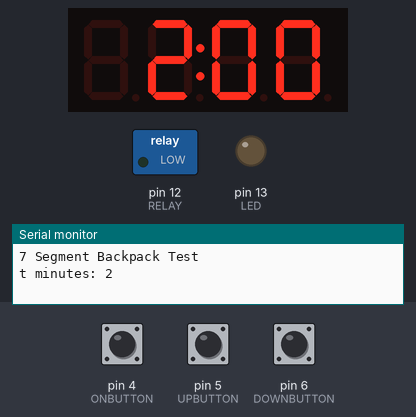
Recording of a sketch running on a simulated Arduino Uno, built with avr-gcc and run on an emulated ATmega328P. Parts: 4-digit seven-segment display, switched loads named in the sketch (green lamp = pin HIGH), output pins drawn as LEDs (lit = HIGH), the last lines printed to the serial monitor. Dashed ring = blinking. Inputs (shaded band) come from the test bench; at power-on: pin 4 (ONBUTTON) HIGH, pin 5 (UPBUTTON) HIGH, pin 6 (DOWNBUTTON) HIGH.

Above: at 2.2 s.
2.3 s: pin 4 (ONBUTTON) pulled LOW for 0.15 s
At 2.7 s:
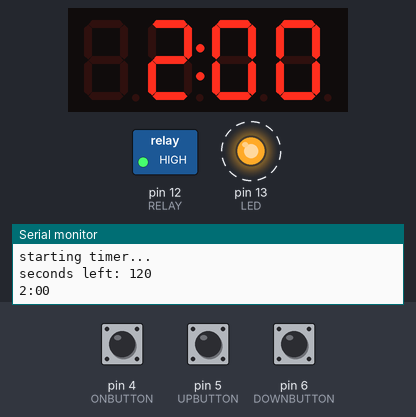
5.3 s: pin 4 (ONBUTTON) pulled LOW for 1 s
At 6.2 s:
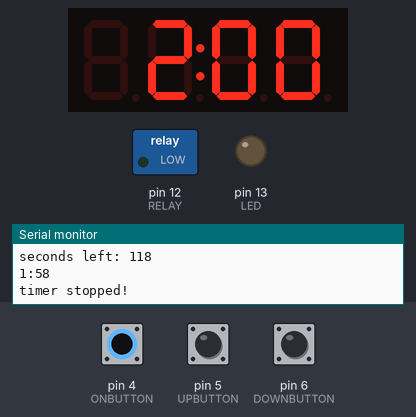
7.8 s: pin 5 (UPBUTTON) pulled LOW for 3.2 s
At 8.1 s:
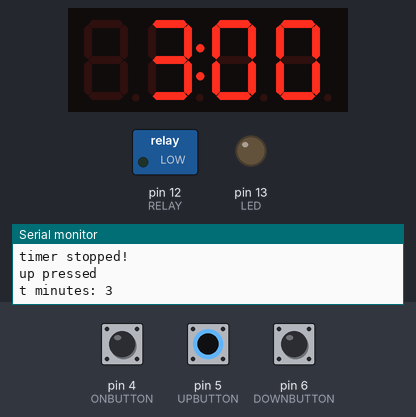
12.5 s: pin 6 (DOWNBUTTON) pulled LOW for 0.15 s
At 12.9 s:
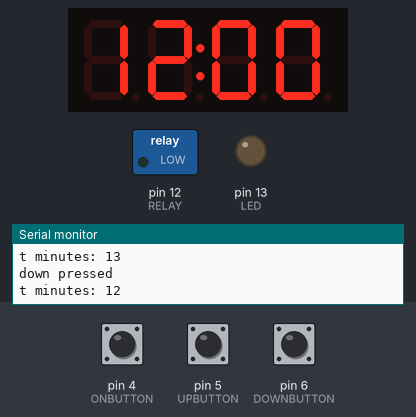
14.1 s: pin 6 (DOWNBUTTON) pulled LOW for 1 s
At 15.4 s:
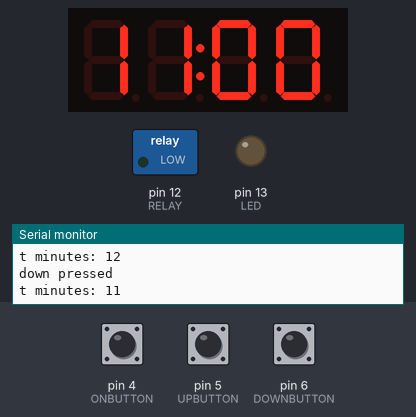
16.6 s: pin 6 (DOWNBUTTON) pulled LOW for 3.2 s
At 17.3 s:
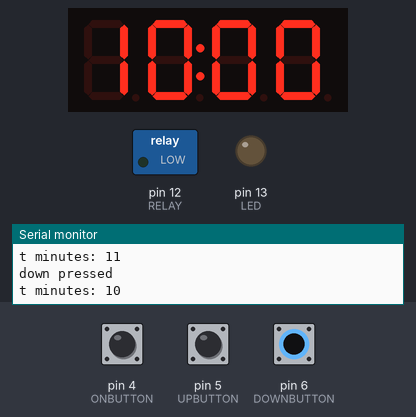
Timing chart, 0 to 19.6 s (numbered marks = the images above; inputs shaded):
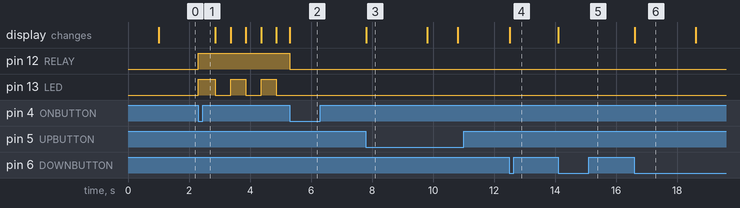

The sketch:

alarm_silencer.ino
```cpp
#include <Wire.h> // Enable this line if using Arduino Uno, Mega, etc.
#include <Adafruit_GFX.h>
#include "Adafruit_LEDBackpack.h"

// Module connection pins (Digital Pins)
#define ONBUTTON 4
#define UPBUTTON 5
#define DOWNBUTTON 6
#define LED 13
#define RELAY 12

bool countdown = false;
bool sleep = false;
int t = 2; //time duration to disable alarm in minutes
int s = t * 60; //time duration of t in seconds
int secondsPassed = 0; //for the timer
int upButtonState = 0;         // current state of the button
int lastUpButtonState = 0;     // previous state of the button
int downButtonState = 0;         // current state of the button
int lastDownButtonState = 0;     // previous state of the button
int onButtonState = 0;         // current state of the button
int lastOnButtonState = 0;     // previous state of the button
long startMillis = 0;
long currentMillis = 0;
long previousMillis = 0;
long buttonHoldStartMillis = 0;
long sleepMillis = 0;
Adafruit_7segment matrix = Adafruit_7segment();

void toggleAlarm(bool disable) {
  //trigger relay & led
  if (disable)
  {
    digitalWrite(RELAY, HIGH);
    digitalWrite(LED, HIGH);
  }
  else
  {
    digitalWrite(RELAY, LOW);
    digitalWrite(LED, LOW);
  }
}

void resetTimer()
{
  toggleAlarm(false);
  countdown = false;

  //update display
  matrix.setBrightness(15);
  matrix.blinkRate(0);
  matrix.println(t * 100);
  matrix.drawColon(true);
  matrix.writeDisplay();

  //save last button press time
  sleepMillis = millis();
  sleep = false;
}

void updateClock(int secondsLeft)
{
  //update 7 segment display here
  Serial.print("seconds left: ");
  Serial.println(secondsLeft);

  int mm = floor(secondsLeft / 60);
  int ss = secondsLeft % 60;
  int mmss = (mm * 100) + ss;
  Serial.print(mm);
  Serial.print(":");
  if (ss < 10)
  {
    Serial.print("0");
    Serial.println(ss);
    //matrix.writeDigitNum(3, 0);
    //matrix.writeDigitNum(4, ss);
  }
  else
  {
    Serial.println(ss);
  }
  matrix.println(mmss);
  matrix.drawColon(true);
  matrix.writeDisplay();
}

void setup() {
  Serial.begin(9600);

  pinMode(ONBUTTON, INPUT_PULLUP); //pin for button
  pinMode(UPBUTTON, INPUT_PULLUP);
  pinMode(DOWNBUTTON, INPUT_PULLUP);
  pinMode(LED, OUTPUT);
  pinMode(RELAY, OUTPUT);

#ifndef __AVR_ATtiny85__
  Serial.println("7 Segment Backpack Test");
#endif
  matrix.begin(0x70);

  matrix.drawColon(true);
  matrix.writeDisplay();
  delay(1000);
  resetTimer();
}

void loop() {
  upButtonState = digitalRead(UPBUTTON);
  downButtonState = digitalRead(DOWNBUTTON);
  onButtonState = digitalRead(ONBUTTON);

  // compare the buttonState to its previous state
  if ((upButtonState != lastUpButtonState || downButtonState != lastDownButtonState) && !countdown)
  {
    if (sleep && (upButtonState == LOW || downButtonState == LOW)) //if sleeping, wake up
    {
      resetTimer();
    }
    else
    {
      // if the state has changed, increment the counter
      if (upButtonState == LOW) {
        // if the current state is HIGH then the button went from off to on:
        if (t < 99)
        {
          t++;
        }
        Serial.println("up pressed");
      }
      if (downButtonState == LOW) {
        // if the current state is HIGH then the button went from off to on:
        if (t > 1)
        {
          t--;
        }
        Serial.println("down pressed");
      }

      Serial.print("t minutes: ");
      Serial.println(t);
      resetTimer();
    }

    buttonHoldStartMillis = millis();
    // Delay a little bit to avoid bouncing
    delay(50);
  }
  else if ((upButtonState == lastUpButtonState || downButtonState == lastDownButtonState) && onButtonState == HIGH && !countdown) //else if no buttons are being pressed or up/down buttons are being held
  {
    if (upButtonState == HIGH && downButtonState == HIGH) //sleep display after 5 minutes of no button presses
    {
      upButtonState = digitalRead(UPBUTTON);
      downButtonState = digitalRead(DOWNBUTTON);
      //Serial.println(sleepMillis);
      if (millis() - sleepMillis > 300000)
      {
        Serial.println(sleep);
        if (!sleep)
        {
          //slowly dim display
          sleep = true;
          for (int i = 15; i >= 0; i--)
          {
            matrix.setBrightness(i);
            delay(200);
          }
        }
        else
        {
          //after brightness goes to 0, clear display
          int8_t displayPos = 4;
          while (displayPos >= 0)
          {
            matrix.writeDigitRaw(displayPos--, 0x00);
          }
          matrix.writeDisplay();
        }
      }
    }
    else //else up/down buttons are being held
    {
      //Serial.println("button being held...");
    }
    while (upButtonState == LOW && downButtonState == HIGH)
    {
      upButtonState = digitalRead(UPBUTTON);
      if (millis() - buttonHoldStartMillis > 2000)
      {
        Serial.println("up button being held...");
        t = t + 5;
        if (t > 99)
        {
          t = 99;
        }
        resetTimer();
        Serial.print("t minutes: ");
        Serial.println(t);
        buttonHoldStartMillis = millis() - 1000; //increases increment speed after being held
      }
    }
    while (upButtonState == HIGH && downButtonState == LOW)
    {
      downButtonState = digitalRead(DOWNBUTTON);
      if (millis() - buttonHoldStartMillis > 2000)
      {
        Serial.println("down button being held...");
        t = t - 5;
        if (t < 1)
        {
          t = 1;
        }
        resetTimer();
        Serial.print("t minutes: ");
        Serial.println(t);
        buttonHoldStartMillis = millis() - 1000;
      }
    }
    delay(50); //debounce
  }
  else if (onButtonState != lastOnButtonState)
  {
    if (onButtonState == LOW)
    {
      if (sleep)
      {
        resetTimer();
      }
      else if (!countdown)
      {
        //start timer
        Serial.println("starting timer...");
        startMillis = millis();
        s = t * 60;
        toggleAlarm(true);
        countdown = true;
      }
      else
      {
        //stop timer
        Serial.println("timer stopped!");
        resetTimer();
      }
    }
    delay(50); //debounce
  }
  else if (countdown) //in countdown
  {
    currentMillis = millis();
    if (currentMillis - startMillis < t * 60000) //if time passed has not exceeded the time set
    {
      secondsPassed = (int) round((currentMillis - startMillis) / 1000);
      //updateClock(s - secondsPassed); //secondsLeft = s - secondsPassed
      if (currentMillis - previousMillis > 1000) //update clock every second only
      {
        updateClock(s - secondsPassed); //secondsLeft = s - secondsPassed
        digitalWrite(LED, HIGH);
        matrix.drawColon(true);
        matrix.writeDisplay();
        //Serial.println("updating clock...");
        previousMillis = currentMillis;
      }
      else if (currentMillis - previousMillis > 500) //flash led and colon twice per second
      {
        digitalWrite(LED, LOW);
        matrix.drawColon(false);
        matrix.writeDisplay();
      }
    }
    else
    {
      //stop timer and reset
      digitalWrite(LED, HIGH);
      matrix.blinkRate(1);
      for (int i = 0; i <= 4; i++)
      {
        matrix.writeDigitNum(i, 0, false);
      }
      matrix.drawColon(true);
      matrix.writeDisplay();
      Serial.println("DONE!");
      delay(5000);
      resetTimer();
    }
  }
  /*else
    {
    resetTimer();
    }*/

  // save the current state as the last state, for next time through the loop
  lastUpButtonState = upButtonState;
  lastDownButtonState = downButtonState;
  lastOnButtonState = onButtonState;
}
```

Measured:
- after the input at 2.3 s, pin 12 (RELAY): LOW → HIGH at once; pin 13 (LED): alternates HIGH for 0.50 s and LOW for 0.50 s, starting at once
- after the input at 5.3 s, pin 12 (RELAY): HIGH → LOW at once; pin 13 (LED): stops changing and stays LOW
- after the input at 7.8 s, the display: changes at once (image 3)
- after the input at 12.5 s, the display: changes at once (image 4)
- after the input at 14.1 s, the display: changes at once (image 5)
- after the input at 16.6 s, the display: changes at once (image 6)
- what the display in image 3 shows lasts 2.0 s, from 7.8 s to 9.8 s
